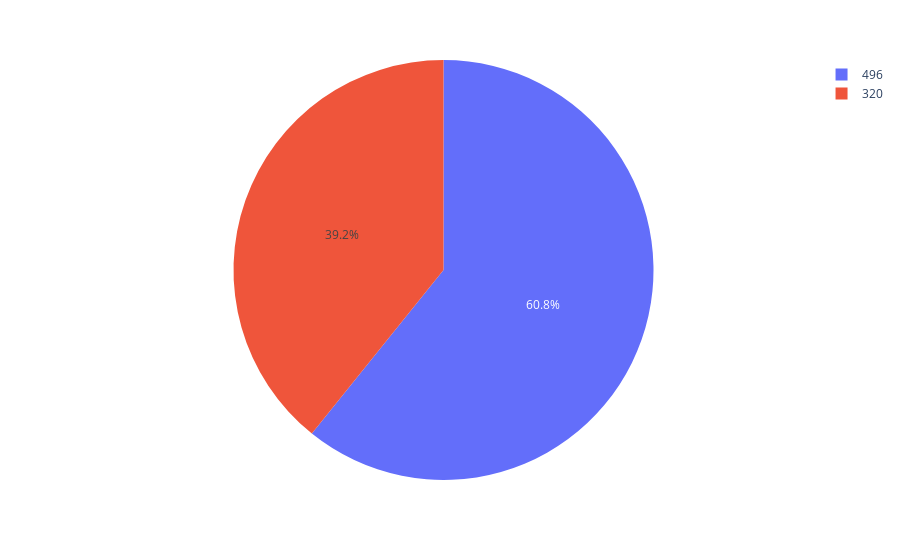

The notebook cell saved with this chart:
### Code cell
fig = px.pie(toss_dec,names=toss_dec['count'], values=toss_dec['count'])
fig.show()

### Figure 1 — Plotly figure (JSON) as saved in the notebook; plotly's stock layout.template omitted (floating-point values rounded to 4 significant figures)
{"data": [{"domain": {"x": [0, 1], "y": [0, 1]}, "hovertemplate": "count=%{value}<extra></extra>", "labels": [496, 320], "legendgroup": "", "name": "", "showlegend": true, "type": "pie", "values": [496, 320]}], "layout": {"legend": {"tracegroupgap": 0}, "margin": {"t": 60}}}
